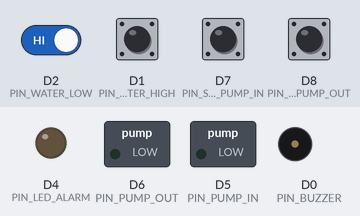
This sketch was run on a simulated ESP8266 (Wemos D1 mini). On the bench: switched loads named in the sketch (green lamp = pin HIGH), output pins drawn as LEDs (lit = HIGH), buzzer (waves = sounding, pin HIGH). The inputs (shaded band) are chosen by the test bench; at power-on: D1 (PIN_WATER_HIGH), D2 (PIN_WATER_LOW), D7 (PIN_SW_PUMP_IN), D8 (PIN_SW_PUMP_OUT) HIGH. WiFi joins after 1.5 s; servers stay silent unless stated; network time is answered at once with the bench clock; the local clock reads 2024-03-15 10:24:30 at power-on unless the sketch sets it; EEPROM starts erased; no MQTT or app messages arrive unless stated; what the sketch prints to the serial monitor is not drawn.

Above: at 3.0 s.
3.1 s: D7 (PIN_SW_PUMP_IN) pulled LOW for 0.15 s
At 3.17 s:
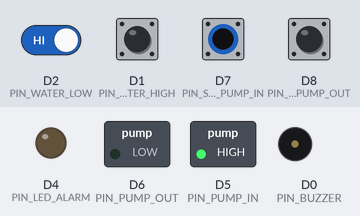
4.7 s: D8 (PIN_SW_PUMP_OUT) pulled LOW for 0.15 s
At 4.77 s:
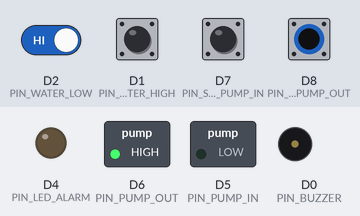
13.3 s: D2 (PIN_WATER_LOW) driven LOW and D7 (PIN_SW_PUMP_IN) driven LOW
At 15.7 s:
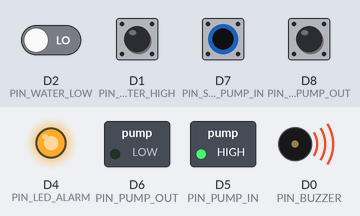
Timing chart, 0 to 17.2 s (numbered marks = the images above; inputs shaded):
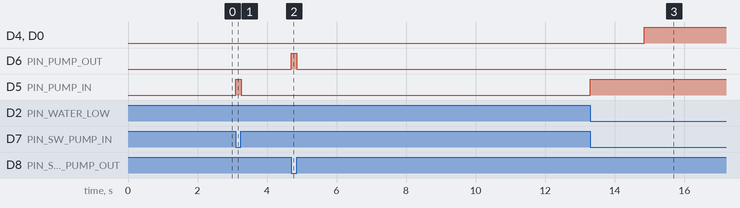

The sketch:

mqttwater.v1.0.ino
```cpp
/*
 * 水箱监测与抽排水控制系统 —— MQTT 物联网版
 * 硬件：ESP8266（NodeMCU / D1 mini，引脚充足）
 * 通信：MQTT over TLS (8883) + 遗嘱消息（LWT）
 * 网页：独立 HTML，通过 MQTT over WebSocket (8084) 订阅
 */

#include <ESP8266WiFi.h>
#include <PubSubClient.h>
#include <WiFiClientSecure.h>
#include <EEPROM.h>
#include <NTPClient.h>
#include <WiFiUdp.h>

// ===================== 配置 =====================
const char* WIFI_SSID = "CMCC-eujw";
const char* WIFI_PASS = "gmw18479639832";

const char* MQTT_HOST = "i11884f9.ala.cn-hangzhou.emqxsl.cn";
const int   MQTT_PORT = 8883;
const char* MQTT_USER = "esp-waterdetection";
const char* MQTT_PASS = "water666888";
const char* CLIENT_ID = "esp01_water_01_test";

// EMQX Cloud Serverless 证书指纹（*.emqxsl.cn）
const char* MQTT_FINGERPRINT = "7E:52:D3:84:48:3C:5A:9F:A4:39:9A:8B:27:01:B1:F8:C6:AD:D4:47";

// MQTT 主题
const char* TOPIC_STATUS   = "water/esp01_water01/status";    // 设备发布状态
const char* TOPIC_CMD      = "water/esp01_water01/cmd";       // 设备订阅命令
const char* TOPIC_ONLINE   = "water/esp01_water01/online";    // 在线状态（LWT）

// ===================== 引脚定义 =====================
// 水位传感器（沿用原逻辑：上拉输入，浸水拉低）
const int PIN_WATER_HIGH = 5;   // 上水位探头
const int PIN_WATER_LOW  = 4;   // 下水位探头

// MOS 管水泵控制
const int PIN_PUMP_IN  = 14;     // 抽水泵 MOS 栅极
const int PIN_PUMP_OUT = 12;     // 排水泵 MOS 栅极

// 手动模式物理开关（上拉输入，按下接地）
const int PIN_SW_PUMP_IN  = 13;  // 手动抽水开关
const int PIN_SW_PUMP_OUT = 15;  // 手动排水开关

// 报警外设（网页可控）
const int PIN_LED_ALARM    = 2; // LED 报警指示灯
const int PIN_BUZZER       = 16; // 蜂鸣器

// ===================== 全局状态 =====================
String waterLevel = "中等";
String prevWaterLevel = "中等";

bool autoMode = false;           // 默认手动模式
bool ledAlarmEnabled = true;     // 网页开关，默认开
bool buzzerEnabled = true;       // 网页开关，默认开

// 自动模式状态机
enum AutoState {
  AUTO_IDLE,          // 空闲
  AUTO_FILLING,       // 自动抽水中
  AUTO_DRAINING       // 自动排水中
};
AutoState autoState = AUTO_IDLE;

// 报警阈值（对应水位状态）
const String ALARM_HIGH = "充足";  // 高于上限
const String ALARM_LOW  = "不足";  // 低于下限

// 传感器去抖
unsigned long lastCheck = 0;
const unsigned long CHECK_INTERVAL = 1000;
String lastSafeLevel = "中等";
unsigned long stableTimer = 0;
const unsigned long STABLE_MS = 200;

// MQTT
WiFiClientSecure espClient;
PubSubClient mqtt(espClient);
unsigned long lastMqttReconnect = 0;
const unsigned long MQTT_RECONNECT_COOLDOWN = 5000;

// NTP（用于系统时间显示）
WiFiUDP ntpUDP;
NTPClient timeClient(ntpUDP, "cn.pool.ntp.org", 28800);
bool timeSynced = false;
bool ntpInited = false;
unsigned long ntpTimer = 0;

// EEPROM 抽水记录
#define EEPROM_ADDR_PUMPTIME 0
#define PUMPTIME_MAX_LEN 64
String lastPumpTime = "";

// ===================== 函数声明 =====================
void loadPumpTime();
void savePumpTime(const String& dt);
String getWaterLevelText(int high, int low);
void checkWater();
void updatePumps();
void controlAlarm();
void publishStatus();
void publishOnline(bool online);
void mqttCallback(char* topic, byte* payload, unsigned int length);
void reconnectMqtt();
void syncNtp();
String buildStatusJson();
String getFormattedDateTime();


// ===================== setup =====================
void setup() {
  Serial.begin(115200);
  delay(300);
  Serial.println("\n=== 水箱 MQTT 版启动 ===");

  // 引脚初始化
  pinMode(PIN_WATER_HIGH, INPUT_PULLUP);
  pinMode(PIN_WATER_LOW,  INPUT_PULLUP);
  pinMode(PIN_SW_PUMP_IN,  INPUT_PULLUP);
  pinMode(PIN_SW_PUMP_OUT, INPUT_PULLUP);

  pinMode(PIN_PUMP_IN,  OUTPUT);
  pinMode(PIN_PUMP_OUT, OUTPUT);
  digitalWrite(PIN_PUMP_IN, LOW);
  digitalWrite(PIN_PUMP_OUT, LOW);

  pinMode(PIN_LED_ALARM, OUTPUT);
  pinMode(PIN_BUZZER, OUTPUT);
  digitalWrite(PIN_LED_ALARM, LOW);
  digitalWrite(PIN_BUZZER, LOW);

  // EEPROM
  EEPROM.begin(128);
  loadPumpTime();
  Serial.println("上次抽水：" + (lastPumpTime.length() ? lastPumpTime : "无记录"));

  // WiFi
  WiFi.mode(WIFI_STA);
  WiFi.setAutoReconnect(true);
  WiFi.begin(WIFI_SSID, WIFI_PASS);
  Serial.print("连接 WiFi");
  while (WiFi.status() != WL_CONNECTED) {
    delay(500);
    Serial.print(".");
  }
  Serial.println("\nIP: " + WiFi.localIP().toString());

  // MQTT TLS
  espClient.setInsecure();  // ✅ 关键：直接跳过证书校验（向成功代码学习）
  mqtt.setServer(MQTT_HOST, MQTT_PORT);
  mqtt.setCallback(mqttCallback);
  mqtt.setKeepAlive(60);

  // 初始水位
  int h = digitalRead(PIN_WATER_HIGH);
  int l = digitalRead(PIN_WATER_LOW);
  waterLevel = getWaterLevelText(h, l);
  lastSafeLevel = waterLevel;
}


// ===================== loop =====================
void loop() {
  unsigned long now = millis();

  // MQTT 维持
  if (!mqtt.connected()) {
    if (now - lastMqttReconnect > MQTT_RECONNECT_COOLDOWN) {
      lastMqttReconnect = now;
      reconnectMqtt();
    }
  } else {
    mqtt.loop();
  }

  // 传感器采样（1s）
  if (now - lastCheck > CHECK_INTERVAL) {
    lastCheck = now;
    checkWater();
  }

  // 执行器更新
  updatePumps();
  controlAlarm();

  // NTP（WiFi 连通时）
  if (WiFi.status() == WL_CONNECTED) {
    syncNtp();
  }

  // 定时发布状态（3s）
  static unsigned long lastPub = 0;
  if (now - lastPub > 3000) {
    lastPub = now;
    publishStatus();
  }
}


// ===================== MQTT =====================
void reconnectMqtt() {
  if (WiFi.status() != WL_CONNECTED) return;

  Serial.print("连接 MQTT...");
  // 遗嘱消息：异常断开时 Broker 自动发布 "offline"
  if (mqtt.connect(CLIENT_ID, MQTT_USER, MQTT_PASS,
                   TOPIC_ONLINE, 1, true, "offline")) {
    Serial.println("成功");
    publishOnline(true);
    mqtt.subscribe(TOPIC_CMD);
  } else {
    Serial.printf("失败 rc=%d\n", mqtt.state());
  }
}

void publishOnline(bool online) {
  mqtt.publish(TOPIC_ONLINE, online ? "online" : "offline", true);
}

void mqttCallback(char* topic, byte* payload, unsigned int len) {
  String msg;
  for (unsigned int i = 0; i < len; i++) msg += (char)payload[i];

  Serial.printf("收到 [%s]: %s\n", topic, msg.c_str());

  if (msg == "MODE_AUTO") {
    autoMode = true;
    autoState = AUTO_IDLE;
    // 进入自动模式先关闭所有泵，由状态机接管
    digitalWrite(PIN_PUMP_IN, LOW);
    digitalWrite(PIN_PUMP_OUT, LOW);
  } else if (msg == "MODE_MANUAL") {
    autoMode = false;
    autoState = AUTO_IDLE;
    digitalWrite(PIN_PUMP_IN, LOW);
    digitalWrite(PIN_PUMP_OUT, LOW);
  } else if (msg == "LED_ON")    ledAlarmEnabled = true;
  else if (msg == "LED_OFF")     ledAlarmEnabled = false;
  else if (msg == "BUZZER_ON")   buzzerEnabled = true;
  else if (msg == "BUZZER_OFF")  buzzerEnabled = false;
}


// ===================== 水位检测（沿用原逻辑） =====================
String getWaterLevelText(int high, int low) {
  // 上拉输入：浸水导通 → LOW
  if (high == HIGH && low == LOW) return "充足";   // 上探头未浸、下探头浸没
  if (high == LOW  && low == HIGH) return "不足";  // 上探头浸没、下探头未浸
  return "中等";
}

void checkWater() {
  int h = digitalRead(PIN_WATER_HIGH);
  int l = digitalRead(PIN_WATER_LOW);
  String newLevel = getWaterLevelText(h, l);

  if (newLevel == lastSafeLevel) {
    if (millis() - stableTimer > STABLE_MS) {
      if (newLevel != waterLevel) {
        prevWaterLevel = waterLevel;
        waterLevel = newLevel;

        // 记录抽水完成时间
        if (waterLevel == "充足" && prevWaterLevel != "充足") {
          if (timeSynced) savePumpTime(getFormattedDateTime());
        }
      }
    }
  } else {
    lastSafeLevel = newLevel;
    stableTimer = millis();
  }
}


// ===================== 水泵控制 =====================
void updatePumps() {
  if (!autoMode) {
    // ---------- 手动模式 ----------
    autoState = AUTO_IDLE;

    // 抽水开关：按下（LOW）时开抽水泵，松开即停
    bool manualIn  = (digitalRead(PIN_SW_PUMP_IN) == LOW);
    bool manualOut = (digitalRead(PIN_SW_PUMP_OUT) == LOW);

    // 互锁：不允许同时抽水和排水
    if (manualIn && !manualOut) {
      digitalWrite(PIN_PUMP_IN, HIGH);
      digitalWrite(PIN_PUMP_OUT, LOW);
    } else if (manualOut && !manualIn) {
      digitalWrite(PIN_PUMP_IN, LOW);
      digitalWrite(PIN_PUMP_OUT, HIGH);
    } else {
      digitalWrite(PIN_PUMP_IN, LOW);
      digitalWrite(PIN_PUMP_OUT, LOW);
    }
    return;
  }

  // ---------- 自动模式 ----------
  switch (autoState) {
    case AUTO_IDLE:
      // 水位不足 → 开始抽水
      if (waterLevel == "不足") {
        autoState = AUTO_FILLING;
      }
      // 水位充足 → 开始排水（放尽）
      else if (waterLevel == "充足") {
        autoState = AUTO_DRAINING;
      }
      break;

    case AUTO_FILLING:
      digitalWrite(PIN_PUMP_IN, HIGH);
      digitalWrite(PIN_PUMP_OUT, LOW);
      // 到达上限（充足）→ 关闭抽水，转入排水
      if (waterLevel == "充足") {
        digitalWrite(PIN_PUMP_IN, LOW);
        autoState = AUTO_DRAINING;
      }
      break;

    case AUTO_DRAINING:
      digitalWrite(PIN_PUMP_IN, LOW);
      digitalWrite(PIN_PUMP_OUT, HIGH);
      // 水位放尽（不足）→ 关闭排水，回到空闲
      if (waterLevel == "不足") {
        digitalWrite(PIN_PUMP_OUT, LOW);
        autoState = AUTO_IDLE;
      }
      break;
  }
}


// ===================== 报警 =====================
void controlAlarm() {
  bool alarmActive = (waterLevel == ALARM_HIGH || waterLevel == ALARM_LOW);

  // LED 报警指示灯
  if (ledAlarmEnabled && alarmActive) {
    digitalWrite(PIN_LED_ALARM, HIGH);
  } else {
    digitalWrite(PIN_LED_ALARM, LOW);
  }

  // 蜂鸣器
  if (buzzerEnabled && alarmActive) {
    digitalWrite(PIN_BUZZER, HIGH);
  } else {
    digitalWrite(PIN_BUZZER, LOW);
  }
}


// ===================== 状态发布 =====================
String buildStatusJson() {
  String level = waterLevel;
  String mode  = autoMode ? "auto" : "manual";

  String autoStateStr = "idle";
  if (autoMode) {
    if (autoState == AUTO_FILLING)  autoStateStr = "filling";
    if (autoState == AUTO_DRAINING) autoStateStr = "draining";
  }

  String alarm = (waterLevel == ALARM_HIGH || waterLevel == ALARM_LOW) ? "true" : "false";

  String dt = timeSynced ? getFormattedDateTime() : "等待NTP同步";

  String pumpIn  = digitalRead(PIN_PUMP_IN)  ? "on" : "off";
  String pumpOut = digitalRead(PIN_PUMP_OUT) ? "on" : "off";

  String json = "{";
  json += "\"level\":\"" + level + "\",";
  json += "\"mode\":\"" + mode + "\",";
  json += "\"autoState\":\"" + autoStateStr + "\",";
  json += "\"alarm\":" + alarm + ",";
  json += "\"pumpIn\":\"" + pumpIn + "\",";
  json += "\"pumpOut\":\"" + pumpOut + "\",";
  json += "\"datetime\":\"" + dt + "\",";
  json += "\"lastPump\":\"" + (lastPumpTime.length() ? lastPumpTime : "无记录") + "\"";
  json += "}";
  return json;
}

void publishStatus() {
  if (!mqtt.connected()) return;
  String json = buildStatusJson();
  mqtt.publish(TOPIC_STATUS, json.c_str(), true);  // retain=true，网页一订阅就能拿到最新状态
}


// ===================== NTP =====================
void syncNtp() {
  if (!ntpInited) {
    timeClient.begin();
    ntpInited = true;
    ntpTimer = millis();
  }
  if (millis() - ntpTimer > 10000) {
    ntpTimer = millis();
    if (timeClient.update()) {
      if (!timeSynced) Serial.println("NTP 同步成功");
      timeSynced = true;
    }
  }
}

String getFormattedDateTime() {
  if (!timeSynced) return "";
  time_t t = timeClient.getEpochTime();
  struct tm* ptm = localtime(&t);
  char buf[24];
  sprintf(buf, "%04d-%02d-%02d %02d:%02d:%02d",
          ptm->tm_year + 1900, ptm->tm_mon + 1, ptm->tm_mday,
          ptm->tm_hour, ptm->tm_min, ptm->tm_sec);
  return String(buf);
}


// ===================== EEPROM =====================
void loadPumpTime() {
  char buf[PUMPTIME_MAX_LEN] = {0};
  for (int i = 0; i < PUMPTIME_MAX_LEN - 1; i++) {
    uint8_t c = EEPROM.read(EEPROM_ADDR_PUMPTIME + i);
    if (c == 0xFF || c == 0) break;
    buf[i] = (char)c;
  }
  lastPumpTime = String(buf);
  if (lastPumpTime.length() < 8) lastPumpTime = "";
}

void savePumpTime(const String& dt) {
  for (int i = 0; i < PUMPTIME_MAX_LEN; i++) EEPROM.write(EEPROM_ADDR_PUMPTIME + i, 0);
  int len = dt.length();
  if (len >= PUMPTIME_MAX_LEN) len = PUMPTIME_MAX_LEN - 1;
  for (int i = 0; i < len; i++) EEPROM.write(EEPROM_ADDR_PUMPTIME + i, dt[i]);
  EEPROM.commit();
  lastPumpTime = dt;
}
```

Measured:
- after the input at 3.1 s, D5 (PIN_PUMP_IN): LOW → HIGH at once, → LOW 0.15 s later
- after the input at 4.7 s, D6 (PIN_PUMP_OUT): LOW → HIGH at once, → LOW 0.15 s later
- after the input at 13.3 s, D4 (PIN_LED_ALARM), D0 (PIN_BUZZER): LOW → HIGH after 1.5 s; D5 (PIN_PUMP_IN): LOW → HIGH at once
